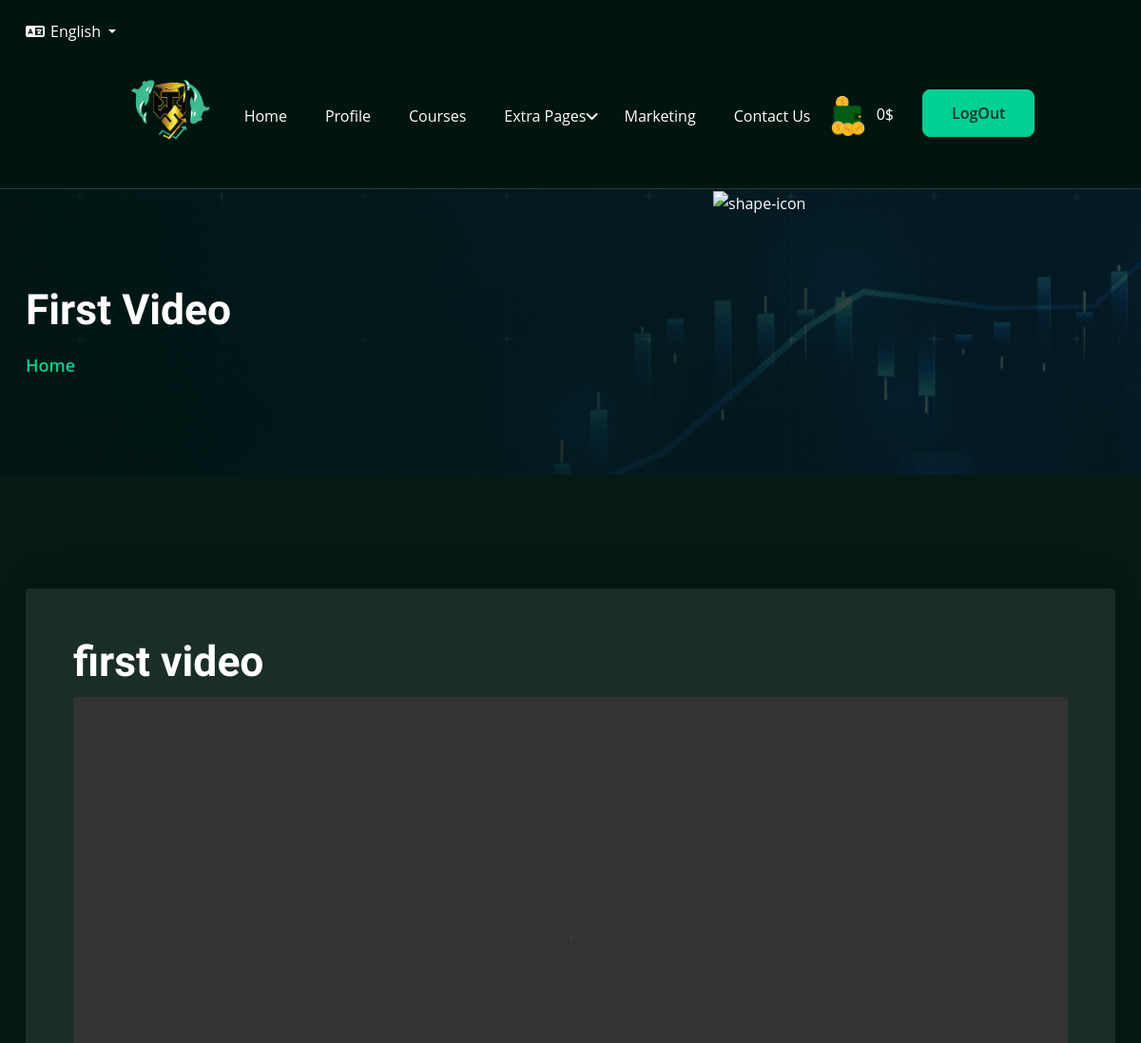
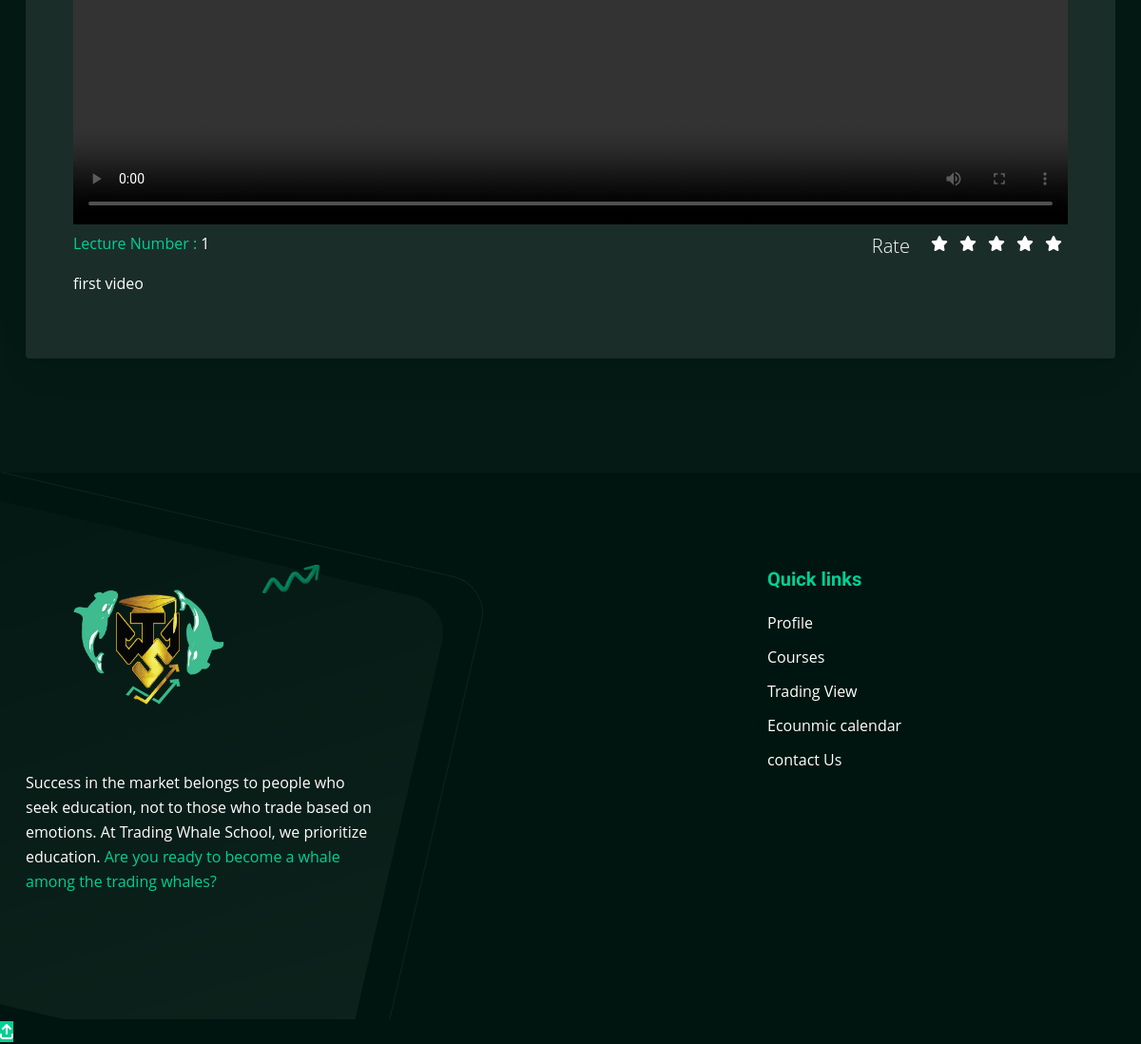
/courses/course_details/1/ (signed in), run on the app's committed database (2 pictures, top to bottom).
### accounts/models.py (models this page shows, shortened)
class Profile(models.Model):
    user=models.OneToOneField(CustomUser,on_delete=models.CASCADE)
    membership=models.ForeignKey(MemberShip,on_delete=models.CASCADE)
    name=models.CharField(max_length=100)
    address=models.CharField(max_length=100)
    birth_date=models.DateField(null=True,blank=True)
    coin=models.IntegerField(default=0)
    image=models.ImageField(upload_to='static/users/',null=True,blank=True)
    marketing_avilable=models.BooleanField(default=False)
    rank=models.IntegerField(default=0)

### courses/models.py (models this page shows, shortened)
class Lecture(models.Model):
    course = models.ForeignKey(Course,on_delete=models.CASCADE)
    title = models.CharField(max_length=100)
    image = models.ImageField(upload_to='static/course/image')
    description = models.TextField(null=True , blank=True)
    video = models.FileField(upload_to='static/course/video')
    number = models.IntegerField(default=0)
    rate = models.IntegerField(default=0)

### courses/views.py (the view, shortened to what this page needs)
# urls.py: path('course_details/<int:id>/',views.course_details,name='course_details'),
@login_required
def course_details(request,id):
    user = request.user
    user_profile = Profile.objects.get(user=user)
    lecture = Lecture.objects.get(id=id)
    course = Course.objects.get(id=lecture.course.id)
    context={
        'profile':user_profile,
        'lecture':lecture,
    }
    return render(request,'course-details.html',context)

### templates/course-details.html (shortened to what this page needs)
{% extends 'base.html' %}
{% load static %}
{% block body %}
  <section class="page-header bg--cover" style="background-image:url(assets/images/header/1.png)">
    <div class="container">
      <div class="page-header__content" data-aos="fade-right" data-aos-duration="1000">
        <h2>{{lecture.title}}</h2>
        <nav style="--bs-breadcrumb-divider: '/';" aria-label="breadcrumb">
          <ol class="breadcrumb mb-0">
            <li class="breadcrumb-item "><a href="{% url 'home:home' %}">Home</a></li>
          </ol>
        </nav>
      </div>
      <div class="page-header__shape">
        <span class="page-header__shape-item page-header__shape-item--1"><img src="{% static 'assets/images/logo/logo.png' %}"
            alt="shape-icon"></span>
      </div>
    </div>
  </section>
  <div class="blog-details padding-top padding-bottom section-bg-color">
    <div class="container">
        <div class="blog-details__wrapper">
            <div class="row g-5">
                <div class="col-lg-12">
                    <div class="blog-details__item">
                        <div class="blog-details__item-inner">
                            <div class="blog-title">
                                <h2>{{lecture.title}}</h2>
                            </div>
                            <video controls controlsList="nodownload" nodownload width="100%" height="100%" style="width: 100%; height: 600px"
                            id="videoPlayer" >
                                <source src="{{lecture.video.url}}" type="video/mp4">
                            </video>
                            <div style="display:flex; justify-content:space-between">
                              <p> <span style="color: #00d094;">Lecture Number : </span>{{lecture.number}}</p>
                              <div class="rate" style="display:flex; justify-items:center">
                                <span class="lead" style="margin-right:16px">Rate</span>
                                <div style="display:flex">
                                  <form method="post">
                                    <button  class="rate-btn hover1"><i class="fa fa-star 3xl"></i></button>
                                  </form>
                                  <form method="post">
                                    <button  class="rate-btn hover2"><i class="fa fa-star 3xl"></i></button>
                                  </form>
                                  <form method="post">
                                    <button  class="rate-btn hover3"><i class="fa fa-star 3xl"></i></button>
                                  </form>
                                  <form method="post">
                                    <button  class="rate-btn hover4"><i class="fa fa-star 3xl"></i></button>
                                  </form>
                                  <form method="post">
                                    <button  class="rate-btn hover5"><i class="fa fa-star 3xl"></i></button>
                                  </form>
                                </div>
                                </div>
                            </div>
                            <p>
                              {{lecture.description}}
                            </p>
                        </div>
                    </div>
                </div>
            </div>
        </div>
    </div>
</div>
{% endblock %}

### templates/base.html (shortened to what this page needs)
{% load static %}
<!DOCTYPE html>
<html lang="en" data-bs-theme="dark">
<head>
  <link rel="stylesheet" href="{% static 'assets/css/bootstrap.min.css' %}">
  <link rel="stylesheet" href="{% static 'assets/css/aos.css' %}">
  <link rel="stylesheet" href="{% static 'assets/css/all.min.css' %}">
  <link rel="stylesheet" href="{% static 'assets/css/swiper-bundle.min.css' %}">
  <link rel="stylesheet" href="https://cdnjs.cloudflare.com/ajax/libs/font-awesome/6.4.0/css/all.min.css"
 />
  <link rel="stylesheet" href="{% static 'assets/css/style.css' %}">
</head>
<body>
  <header class="" style="z-index: 999; margin-top: 20px;">
    <div class="container d-flex" style="align-items:center">
        <i class="fa fa-language"></i>
        <div class="custom-dropdown" >
            <button class="dropdown-toggle" style="background-color: #00150f; border: none;" id="languageDropdown" data-bs-toggle="dropdown" aria-haspopup="true" aria-expanded="false">
                 English
            </button>
        </div>
    </div>
</header>
  <header class="header-section header-section--style1">
    <div class="header-bottom">
      <div style="display: flex; justify-content: space-evenly;">
        <div class="header-wrapper">
          <div class="logo">
            <a href="{% url 'home:home' %}">
              <img class="" style="width:130px;" src="{% static 'assets/images/logo/preloader.png' %}" alt="logo">
            </a>
          </div>
          <div class="menu-area">
            <ul class="menu">
              <li>
                <a href="{% url 'home:home' %}" class="menu-li-a">Home </a>
              </li>
              <li>
                <a href="{% url 'accounts:profile' %}" class="menu-li-a">Profile </a>
              </li>
              <li>
                <a href="{% url 'courses:courses_category' %}" class="menu-li-a">Courses </a>
              </li>
              <li class="menu-item-has-children">
                <a href="#">Extra Pages </a>
              </li>
              <li>
                <a href="{% url 'marketing:marketing_courses_category' %}" class="menu-li-a">Marketing </a>
              </li>
              <li>
                <a href="{% url 'contact:contact' %}" class="menu-li-a">Contact Us</a>
              </li>
            </ul>
          </div>
          <div class="header-action">
            <div class="menu-area">
              <div class="" style="margin-right: 30px;">
                <img src="{% static 'assets/images/logo/walet.png' %}" class="wallet" width="50px" srcset=""> {{profile.coin}}$
              </div>
              <div class="">
                <a href="{% url 'accounts:logout' %}" class="trk-btn trk-btn--border trk-btn--primary">
                  <span>LogOut</span>
                </a>
              </div>
            </div>
          </div>
        </div>
      </div>
    </div>
  </header>
{% block body %}
{% endblock %}
  <footer class="footer brand-1">
    <div class="container">
      <div class="footer__wrapper">
        <div class="footer__top footer__top--style1">
          <div class="row gy-5 gx-4">
            <div class="col-md-8">
              <div class="footer__about">
                <a href="{% url 'home:home' %}" class="footer__about-logo">
                  <img style="width:250px;" src="{% static 'assets/images/logo/preloader.png' %}"
                    alt="Logo"></a>
                <p class="footer__about-moto ">
                  Success in the market belongs to people who seek education, not to those who trade based on emotions.
                  At Trading Whale School, we prioritize education.
                  <span class="green-color">
                    Are you ready to become a whale among the trading
                  whales?
                  </span>
                </p>
              </div>
            </div>
            <div class="col-4">
              <div class="footer__links">
                <div class="footer__links-tittle">
                  <h6 class="green-color">Quick links</h6>
                </div>
                <div class="footer__links-content">
                  <ul class="footer__linklist">
                    <li class="footer__linklist-item"> <a href="{% url 'accounts:profile' %}">Profile</a>
                    </li>
                    <li class="footer__linklist-item"> <a href="{% url 'courses:courses_category' %}">Courses</a>
                    </li>
                    <li class="footer__linklist-item"> <a href="https://www.tradingview.com">Trading View</a>
                    </li>
                    <li class="footer__linklist-item"> <a href="https://sa.investing.com/economic-calendar/"> Ecounmic&nbsp;calendar</a> </li>
                    <li class="footer__linklist-item"> <a href="{% url 'contact:contact' %}">contact Us</a>
                    </li>
                  </ul>
                </div>
              </div>
            </div>
          </div>
        </div>
      </div>
    </div>
    <div class="footer__shape">
      <span class="footer__shape-item footer__shape-item--1"><img src="{% static 'assets/images/footer/1.png' %}"
          alt="shape icon"></span>
    </div>
  </footer>
  <a href="#" class=" --home1"><i class="fa-solid fa-arrow-up-from-bracket"></i></a>
</body>
</html>

### data on the page
Profile: coin "0"
Lecture: title "First Video", title "first video", number "1", description "first video"
